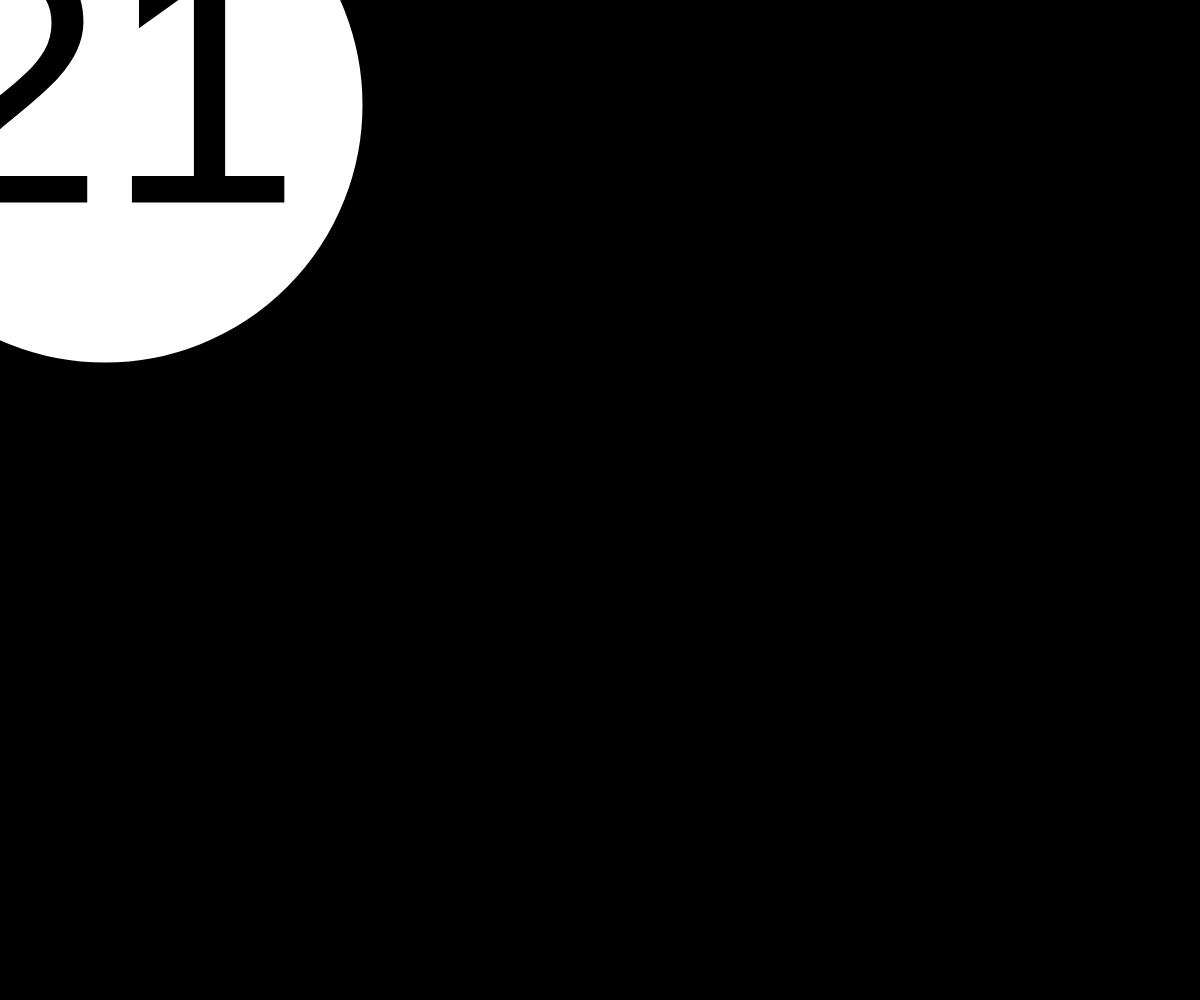
Frame 1 (no input)
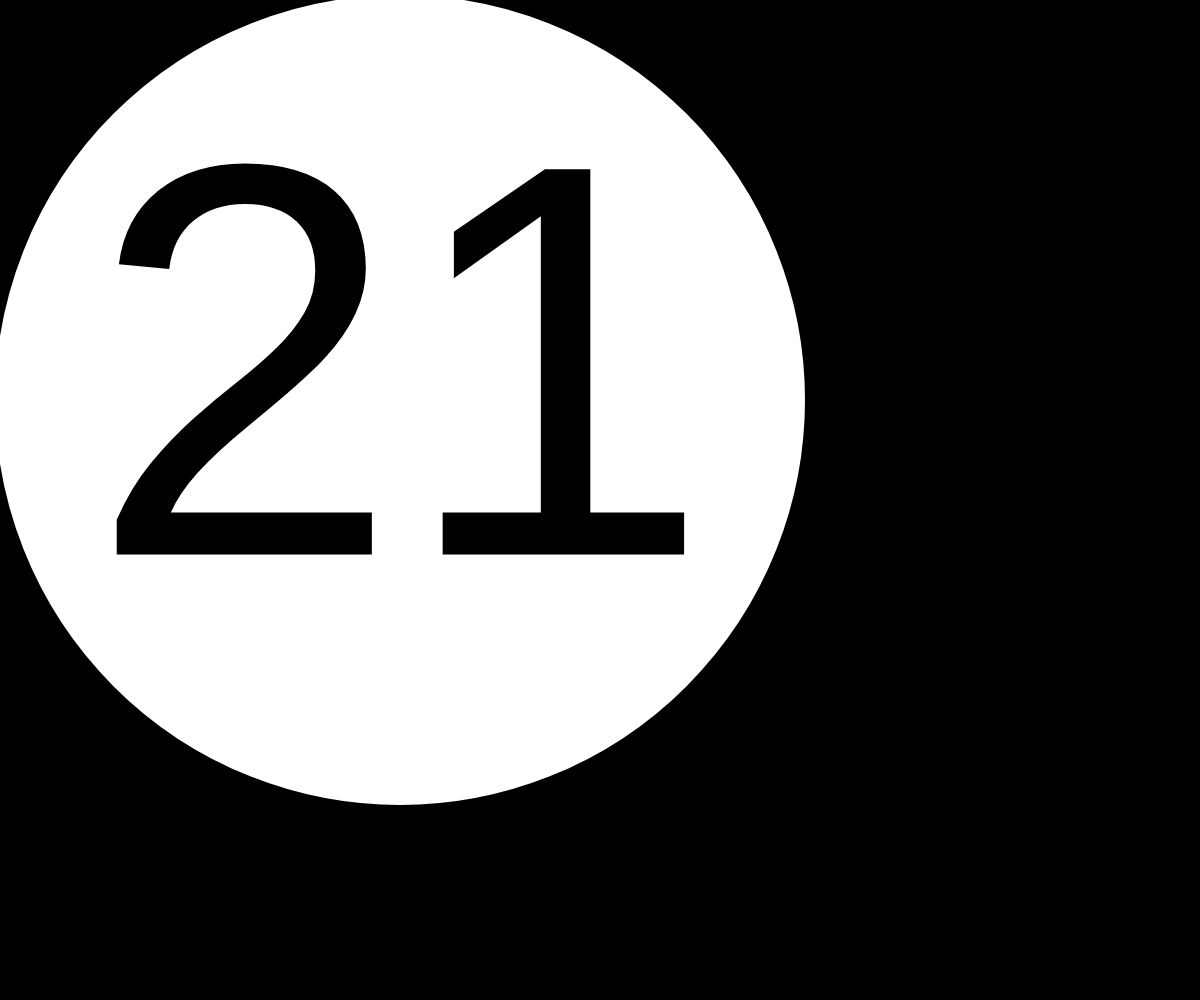
Frame 60 (no input)
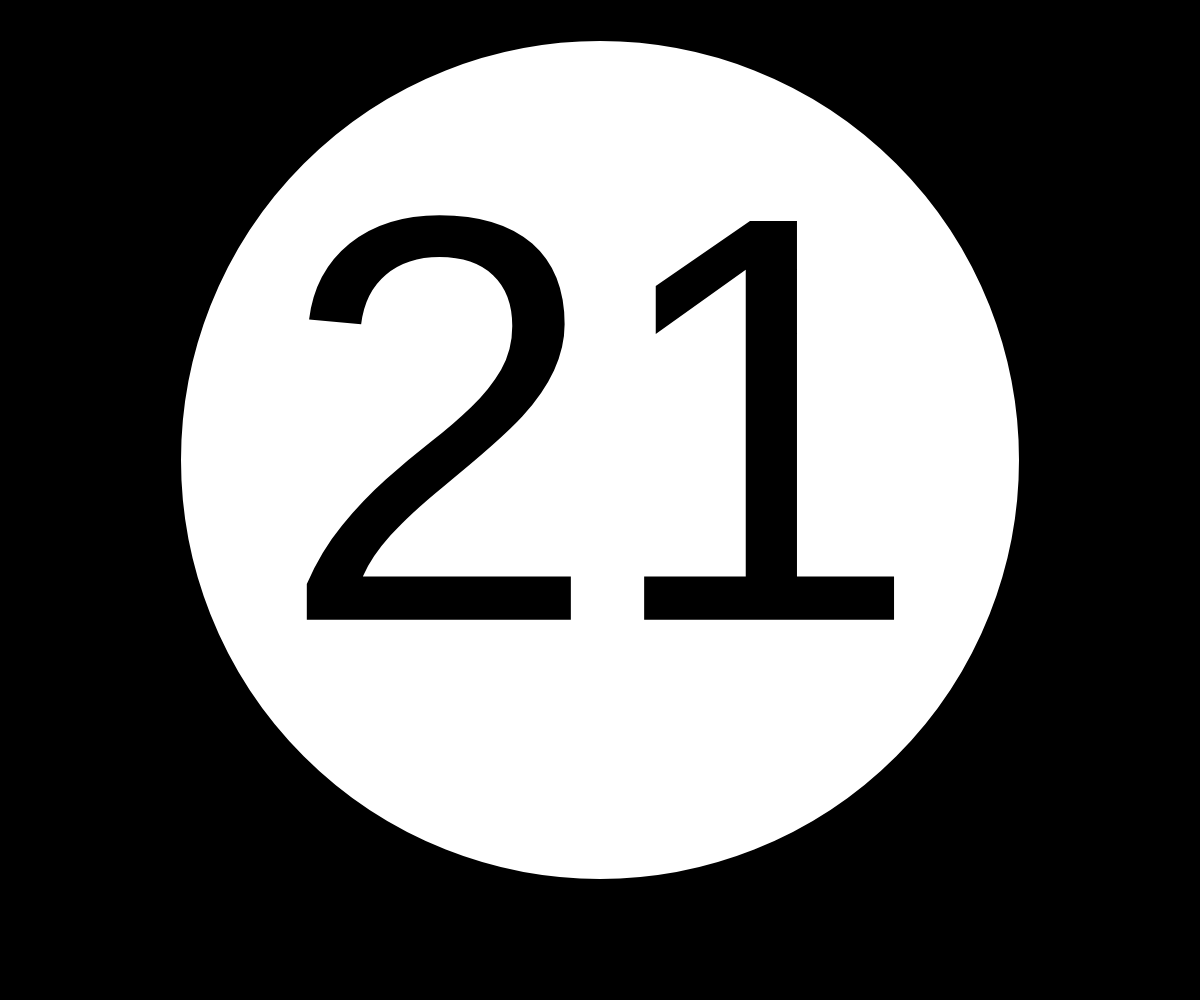
Frame 120 (the mouse pressed at the canvas centre since frame 60)

The p5.js sketch that drew these frames (run headless with seeded random() and noise() and a simulated clock; from frame 60 on, the mouse is pressed at the canvas centre):

// p5.js sketch
// ── sketch.js
let tree;
let cont = 0;

function setup() {
	createCanvas(windowWidth, windowHeight);
	background(0);
	tree = new Tree();
	createTree();
}

function createTree () {
	if(cont < parseInt(random(3,20))){
		let nodeValue = parseInt(random(1,99));
		tree.addNode(nodeValue);
		tree.inOrder();
		cont++;
		setTimeout(createTree,3000)
	}	
}
async function draw() {
	background(0);
	tree.show();
}

// ── Node.js
class Node {
  constructor(cont) {
    this.content = cont;
    this.left = null;
    this.right = null;
    this.deepness = 0;
    this.height = 0;
    this.radius = 0;
    this.x = 0;
    this.y = 0;
    this.newX = 0;
    this.newY = 0;
    this.newR = 0;
    this.color = color(255);
  }

  calc(x, y, r) {
    this.newX = even(x);
    this.newY = even(y);
    this.newR = even(r);

    let ypos = (y / ((2*this.deepness) - 1)) * ((2*this.deepness) + 1);
    let xfact = (windowWidth/2**(this.deepness+1));
    let radiusFact = 0.8;

    if(this.left != null) {
      this.left.calc(this.newX - xfact, ypos, this.newR*radiusFact)
    }
    if(this.right != null) {
      this.right.calc(this.newX + xfact, ypos, this.newR*radiusFact);
    }

    function even(num) {
      num = floor(num);
      if(num % 2 == 0) {
        return num;
      }else {
        return num + 1;
      }
    }
  }

  calcHeight() {
    if(this.left == null && this.right == null) {
      this.height = 0;
    }else if(this.left != null && this.right != null) {
      this.height = max(this.left.calcHeight(), this.right.calcHeight());
    }else if(this.left != null) {
      this.height = this.left.calcHeight();
    }else if(this.right != null) {
      this.height = this.right.calcHeight();
    }

    return this.height + 1;
  }
  
  showNode() {
    if(this.x == this.newX && this.y == this.newY && this.radius == this.newR) {
      this.showLines();
    }
    this.show();

    if(this.left != null) {
      this.left.showNode();
    }

    if(this.right != null) {
      this.right.showNode();
    }
  }
    
  show() {
    let circumferenceColor = this.color;
    let circleColor = this.color;
    let lettersColor = color(0);
    let vel = 5;

    if(abs(this.x - this.newX) <= 5) this.x = this.newX;
    if(abs(this.y - this.newY) <= 5) this.y = this.newY;
    if(abs(this.radius - this.newR) <= 5) this.radius = this.newR;

    if(this.newX < this.x) {
      this.x -= vel;
    }else if(this.newX > this.x) {
      this.x += vel;
    }

    if(this.newY < this.y) {
      this.y -= vel;
    }else if(this.newY > this.y) {
      this.y += vel;
    }

    if(this.newR < this.radius) {
      this.radius -= vel;
    }else if(this.newR > this.radius) {
      this.radius += vel;
    }

    strokeWeight(10);

    stroke(circumferenceColor);
    fill(circleColor);
    ellipse(this.x, this.y, this.radius);

    fill(lettersColor);
    noStroke();
    textSize(this.radius * 0.7);
    textAlign(CENTER, CENTER);
    text(this.content, this.x, this.y);
  }

  showLines() {
    let linesColor = this.color;
    stroke(linesColor);
    if(this.left != null && this != null) {
      if(this.left.x == this.left.newX && this.left.y == this.left.newY && this.left.radius == this.left.newR) {
        line(this.x, this.y, this.left.x, this.left.y);
      }
    }
    if(this.right != null && this != null) {
      if(this.right.x == this.right.newX && this.right.y == this.right.newY && this.right.radius == this.right.newR) {
        line(this.x, this.y, this.right.x, this.right.y);
      }
    }
  }


  compareTo(node2) {
    if(this.content > node2.content) {
      return 1;
    }else if(this.content < node2.content) {
      return -1;
    }else {
      return 0;
    }
  }

}

// ── Tree.js
class Tree {
  constructor() {
    this.root = null;
  }

  searchNode(cont) {
    if(cont != null) {
      return this.searchNodeRec(this.root, new Node(cont));
    }
  }
  searchNodeRec(root, lookingFor) {
    if(root == null) {
      return null;
    }else if(lookingFor.compareTo(root) == 0) {
      return root;
    }else if(lookingFor.compareTo(root) < 0) {
      return this.searchNodeRec(root.left, lookingFor);
    }else if(lookingFor.compareTo(root) > 0) {
      return this.searchNodeRec(root.right, lookingFor);
    }

    return null;
  }


  addNode(elem) {
    //New node
    let newNode = new Node(elem);
    newNode.x = 100;
    newNode.y = 100;
    newNode.radius = 500;
    newNode.color;

    this.root = this.addNodeRec(this.root, newNode);

    this.calcDeepness();
  }
  addNodeRec(parent, child) {
    if (parent == null) {
      parent = child;
    }else if(child.compareTo(parent) < 0) {
      parent.left = this.addNodeRec(parent.left, child);
      if(this.equilibriumFactor(parent) < -1) {
        if(child.compareTo(parent.left) < 0) {
          print("simpleRotationToTheRight");
          parent = this.simpleRotationToTheRight(parent);
        }else {
          print("doubleRotationToTheRight");
          parent = this.doubleRotationToTheRight(parent);
        }
      }
    }else if(child.compareTo(parent) > 0) {
      parent.right = this.addNodeRec(parent.right, child);
      if(this.equilibriumFactor(parent) > 1) {
        if(child.compareTo(parent.right) > 0) {
          print("simpleRotationToTheLeft");
          parent = this.simpleRotationToTheLeft(parent);
        }else {
          print("doubleRotationToTheLeft");
          parent = this.doubleRotationToTheLeft(parent);
        }
      }
    }
    let h = max(this.heightOfNode(parent.left), this.heightOfNode(parent.right));
    parent.height = h + 1;
    return parent;
  }

  removeNode(elem) {
    let node = new Node(elem);
    this.root = this.removeNodeRec(this.root, node);
    this.calcDeepness();
  }
  removeNodeRec(parent, node) {
    if(parent == null) {
      return parent;
    }else if(node.compareTo(parent) < 0) {
      parent.left = this.removeNodeRec(parent.left, node);

    }else if(node.compareTo(parent) > 0) {
      parent.right = this.removeNodeRec(parent.right, node);

    }else if(node.compareTo(parent) == 0) {
      if(parent.left == null && parent.right == null) {
        return null;
      }else if(parent.left != null && parent.right != null) {
        let replacement = this.searchNode(this.maxNode(parent.left));
        parent.left = this.removeNodeRec(parent.left, replacement);
        parent.content = replacement.content;
        parent.x = replacement.x;
        parent.y = replacement.y;
        parent.radius = replacement.radius;
      }else if(parent.left != null) {
        parent = parent.left;
      }else if(parent.right != null) {
        parent = parent.right;
      }
    }

    if (this.equilibriumFactor(parent) < -1 && this.equilibriumFactor(parent.left) <= 0) {
      print("simpleRotationToTheRight");
      parent = this.simpleRotationToTheRight(parent);
    }
    if (this.equilibriumFactor(parent) < -1 && this.equilibriumFactor(parent.left) > 0) {
      print("doubleRotationToTheRight");
      parent = this.doubleRotationToTheRight(parent);
    }
    if (this.equilibriumFactor(parent) > 1 && this.equilibriumFactor(parent.right) >= 0) {
      print("simpleRotationToTheLeft");
      parent = this.simpleRotationToTheLeft(parent);
    }
    if (this.equilibriumFactor(parent) > 1 && this.equilibriumFactor(parent.right) < 0) {
      print("doubleRotationToTheLeft");
      parent = this.doubleRotationToTheLeft(parent);
    }

    let h = max(this.heightOfNode(parent.left), this.heightOfNode(parent.right)) + 1;
    parent.height = h;
    return parent;
  }

  simpleRotationToTheRight(root) {
    let temp = root.left;
    root.left = temp.right;
    temp.right = root;
    root.height = max(this.heightOfNode(root.left), this.heightOfNode(root.right)) + 1;
    temp.height = max(this.heightOfNode(temp.left), this.heightOfNode(temp.right)) + 1;
    return temp;
  }
  simpleRotationToTheLeft(root) {
    let temp = root.right;
    root.right = temp.left;
    temp.left = root;
    root.height = max(this.heightOfNode(root.left), this.heightOfNode(root.right)) + 1;
    temp.height = max(this.heightOfNode(temp.left), this.heightOfNode(temp.right)) + 1;
    return temp;
  }
  doubleRotationToTheRight(root) {
    root.left = this.simpleRotationToTheLeft(root.left);
    return this.simpleRotationToTheRight(root);
  }
  doubleRotationToTheLeft(root) {
    root.right = this.simpleRotationToTheRight(root.right);
    return this.simpleRotationToTheLeft(root);
  }

  heightOfNode(node) {
    if(node == null) {
      return -1;
    }else {
      return node.height;
    }
  }
  calcDeepness() {
    if(this.root != null) {
      this.root.deepness = 1;
      this.calcDeepnessRec(this.root);
    }
  }
  calcDeepnessRec(root) {
    if(root.left != null) {
      root.left.deepness = root.deepness + 1;
      this.calcDeepnessRec(root.left);
    }
    if(root.right != null) {
      root.right.deepness = root.deepness + 1;
      this.calcDeepnessRec(root.right);
    }
  }
  equilibriumFactor(node) {
    if(node == null) {
      return 0;
    }else {
      return this.heightOfNode(node.right) - this.heightOfNode(node.left);
    }
  }
  maxNode(node) {
    if(node.right == null) {
      return node.content;
    }else {
      return this.maxNode(node.right);
    }
  }

  show() {
    let wHeight = windowHeight * 0.92;
    if(this.root != null) {
      this.calcValues();
      this.root.showNode();
    }else {
      fill(0);
      noStroke();
      textSize(100);
      textAlign(CENTER, CENTER);
      text("Tree is empty", windowWidth/2, wHeight/2);
    }
  }

  calcValues() {
    let wHeight = windowHeight * 0.92;
    let maxHeight = this.root.calcHeight();
    let x = windowWidth / 2;
    let y = wHeight/maxHeight * 0.5;
    let rFact = 0.9;
    let r = wHeight/maxHeight * rFact;
    this.root.calc(x, y, r);
  }

  inOrder() {
    this.inOrderRec(this.root);
  }
  inOrderRec(node) {
    if(node != null) {
      this.inOrderRec(node.left);
      print(node.content);
      this.inOrderRec(node.right);
    }
  }

  preOrder() {
    this.preOrderRec(this.root);
  }
  preOrderRec(node) {
    if(node != null) {
      print(node.content);
      this.preOrderRec(node.left);
      this.preOrderRec(node.right);
    }
  }

  posOrder() {
    this.posOrderRec(this.root);
  }
  posOrderRec(node) {
    if(node != null) {
      this.posOrderRec(node.left);
      this.posOrderRec(node.right);
      print(node.content);
    }
  }

}

// ── avl.html
    <!DOCTYPE html>
<html>
<head>
	<meta charset="UTF-8">
	<meta http-equiv="X-UA-Compatible" content="IE=edge">
	<meta name="viewport" content="width=device-width, initial-scale=1">
    <link href="https://fonts.googleapis.com/css?family=Lato:700" rel="stylesheet">

	<title>Lista 5 AVL</title>
    <script src="https://ajax.googleapis.com/ajax/libs/jquery/3.2.1/jquery.min.js"></script>
	<script src="p5.js"></script>
	<script src="p5.dom.js"></script>

	<script src="sketch.js"></script>
	<script src="Tree.js"></script>
	<script src="Node.js"></script>

	
</head>
<body>
</body>

</html>
